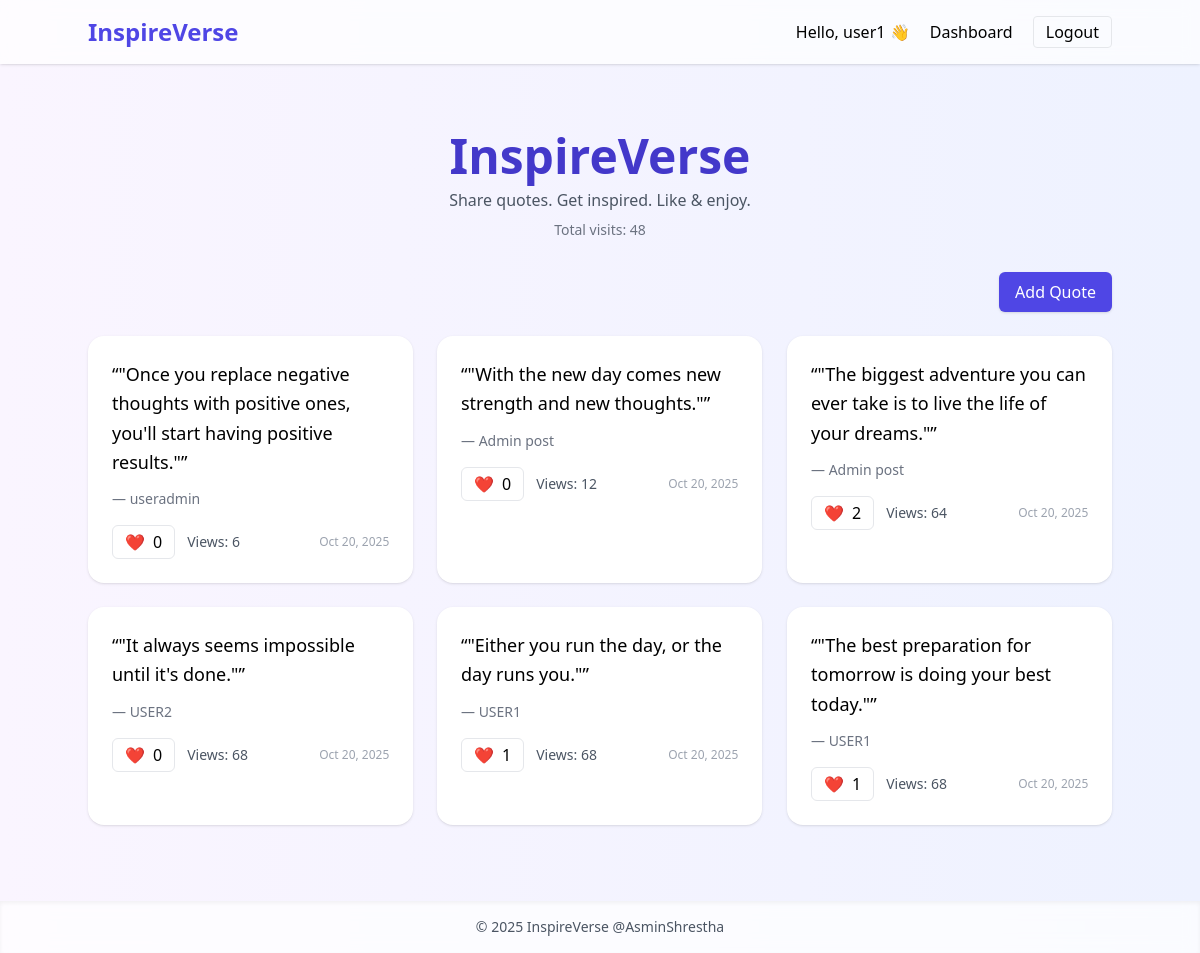
The page / (signed in) on the database its author committed.
### quotes/models.py (models this page shows, shortened)
class SiteStat(models.Model):
    home_visits = models.PositiveBigIntegerField(default=0)
    class Meta:
        verbose_name_plural = 'Site statistics'

class Quote(models.Model):
    author = models.ForeignKey(User, on_delete=models.CASCADE, related_name='quotes')
    text = models.TextField()
    quoted_by = models.CharField(max_length=200, blank=True)
    created_at = models.DateTimeField(auto_now_add=True)
    approved = models.BooleanField(default=False)
    likes = models.ManyToManyField(User, related_name='liked_quotes', blank=True)
    views = models.PositiveIntegerField(default=0)
    def like_count(self):
        return self.likes.count()

### quotes/views.py (the view)
# urls.py: 2. Add a URL to urlpatterns:  path('', views.home, name='home')
def home(request):
    stat, _ = SiteStat.objects.get_or_create(pk=1)
    stat.home_visits = djmodels.F('home_visits') + 1
    stat.save()
    stat.refresh_from_db()
    quotes = Quote.objects.filter(approved=True).order_by('-created_at')
    return render(request,'quotes/home.html',{'quotes':quotes,'stat':stat})

### quotes/templates/quotes/home.html (shortened to what this page needs)
{% extends 'base.html' %}
{% block content %}
<div class="max-w-6xl mx-auto">
  <header class="text-center mb-8" data-aos="fade-down">
    <h1 class="text-5xl font-extrabold text-indigo-700">InspireVerse</h1>
    <p class="text-gray-600 mt-2">Share quotes. Get inspired. Like & enjoy.</p>
    <p class="mt-2 text-sm text-gray-500">Total visits: {{ stat.home_visits }}</p>
  </header>
  <div class="flex justify-end mb-6">
    {% if user.is_authenticated %}
      <a href="{% url 'quotes:add' %}" class="px-4 py-2 bg-indigo-600 text-white rounded-md shadow hover:scale-105 transition">Add Quote</a>
    {% else %}
      <a href="{% url 'users:login' %}" class="px-4 py-2 border rounded-md">Login to post</a>
    {% endif %}
  </div>
  <div class="grid grid-cols-1 md:grid-cols-2 lg:grid-cols-3 gap-6">
    {% for q in quotes %}
    <div class="bg-white p-6 rounded-2xl shadow hover:shadow-lg transition transform hover:-translate-y-1" data-aos="flip-left" data-id="{{ q.id }}">
      <p class="text-lg leading-relaxed">“{{ q.text }}”</p>
      <p class="mt-3 text-sm text-gray-500">— {{ q.quoted_by|default:q.author.username }}</p>
      <div class="mt-4 flex items-center justify-between">
        <div class="flex items-center gap-3">
          <button class="like-btn flex items-center gap-2 px-3 py-1 rounded-md border" data-id="{{ q.id }}">
            <span class="like-emoji">❤️</span>
            <span class="like-count">{{ q.like_count }}</span>
          </button>
          <span class="text-sm text-gray-600">Views: <span class="view-count">{{ q.views }}</span></span>
        </div>
        <small class="text-xs text-gray-400">{{ q.created_at|date:"M j, Y" }}</small>
      </div>
    </div>
    {% endfor %}
  </div>
</div>
{% endblock %}

### templates/base.html (shortened to what this page needs)
<!doctype html>
<html>
<head>
  <script src="https://cdn.tailwindcss.com"></script>
  <link href="https://unpkg.com/aos@2.3.1/dist/aos.css" rel="stylesheet">
</head>
<body class="bg-gradient-to-r from-purple-50 to-indigo-50 min-h-screen flex flex-col">
  <nav class="bg-white/70 backdrop-blur p-4 shadow sticky top-0 z-10">
    <div class="container mx-auto flex justify-between items-center">
      <a href="{% url 'quotes:home' %}" class="text-2xl font-bold text-indigo-600">InspireVerse</a>
      <div>
        {% if user.is_authenticated %}
          <span class="mr-4">Hello, {{ user.username }} 👋</span>
          <a href="{% url 'quotes:dashboard' %}" class="mr-4">Dashboard</a>
          <a href="{% url 'users:logout' %}" class="px-3 py-1 rounded border">Logout</a>
        {% else %}
          <a href="{% url 'users:login' %}" class="mr-4">Login</a>
          <a href="{% url 'users:register' %}" class="px-3 py-1 rounded bg-indigo-600 text-white">Sign up</a>
        {% endif %}
      </div>
    </div>
  </nav>
  <main class="container mx-auto py-12 mb-20">
    {% block content %}{% endblock %}
  </main>
  <footer class="fixed bottom-0 left-0 w-full bg-white/70 backdrop-blur text-center py-4 text-sm text-gray-600 shadow-inner">
    © {% now "Y" %} InspireVerse @AsminShrestha
  </footer>
</body>
</html>

### rows shown on the page
SiteStat: home_visits "48"
Quote: text "\"Once you replace negative thoughts with positive ones, you'll start having positive results.\"", quoted_by "useradmin", like_count "0", views "6", created_at "Oct 20, 2025"
Quote: text "\"With the new day comes new strength and new thoughts.\"", quoted_by "Admin post", like_count "0", views "12", created_at "Oct 20, 2025"
Quote: text "\"The biggest adventure you can ever take is to live the life of your dreams.\"", quoted_by "Admin post", like_count "2", views "64", created_at "Oct 20, 2025"
Quote: text "\"It always seems impossible until it's done.\"", quoted_by "USER2", like_count "0", views "68", created_at "Oct 20, 2025"
Quote: text "\"Either you run the day, or the day runs you.\"", quoted_by "USER1", like_count "1", views "68", created_at "Oct 20, 2025"
Quote: text "\"The best preparation for tomorrow is doing your best today.\"", quoted_by "USER1", like_count "1", views "68", created_at "Oct 20, 2025"

### other values the page prints
{{ user.username }} "user1"
